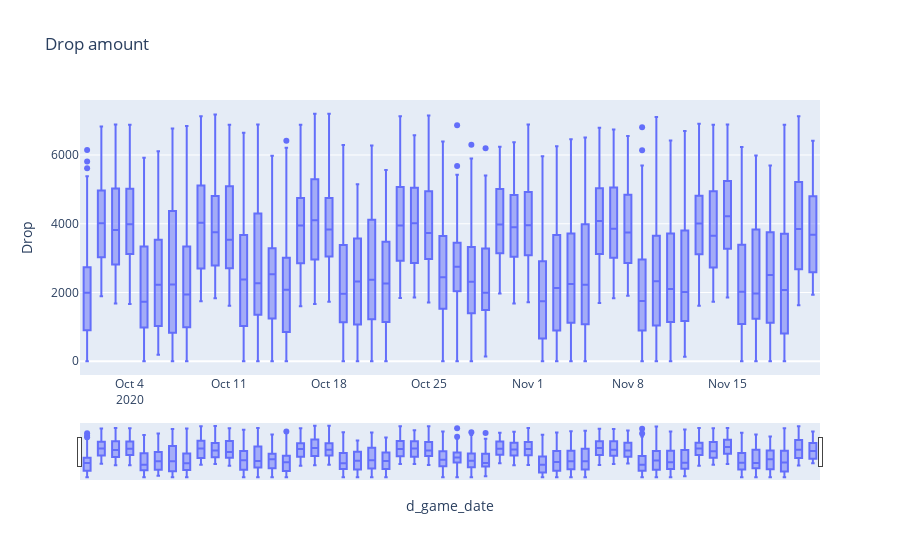

Source (notebook cell):
### Code cell
import plotly.express as px

fig = px.box(df1, x="d_game_date", y="Drop",  title = 'Box Whiskers Drop')
fig.update_traces(quartilemethod="exclusive") # or "inclusive", or "linear" by default
fig.update_layout(title_text = 'Drop amount', xaxis_rangeslider_visible = True)
fig.show()

### Figure 1 — Plotly figure (JSON) as saved in the notebook; plotly's stock layout.template omitted (floating-point values rounded to 4 significant figures; data arrays with more than 128 entries replaced by an {"elided": "..."} marker saying what was removed)
{"data": [{"alignmentgroup": "True", "hovertemplate": "d_game_date=%{x}<br>Drop=%{y}<extra></extra>", "legendgroup": "", "marker": {"color": "#636efa"}, "name": "", "notched": false, "offsetgroup": "", "orientation": "v", "quartilemethod": "exclusive", "showlegend": false, "type": "box", "x": {"elided": "4095 str values"}, "x0": " ", "xaxis": "x", "y": {"elided": "4095 int values"}, "y0": " ", "yaxis": "y"}], "layout": {"boxmode": "group", "legend": {"tracegroupgap": 0}, "title": {"text": "Drop amount"}, "xaxis": {"anchor": "y", "domain": [0, 1], "rangeslider": {"visible": true}, "title": {"text": "d_game_date"}}, "yaxis": {"anchor": "x", "domain": [0, 1], "title": {"text": "Drop"}}}}
